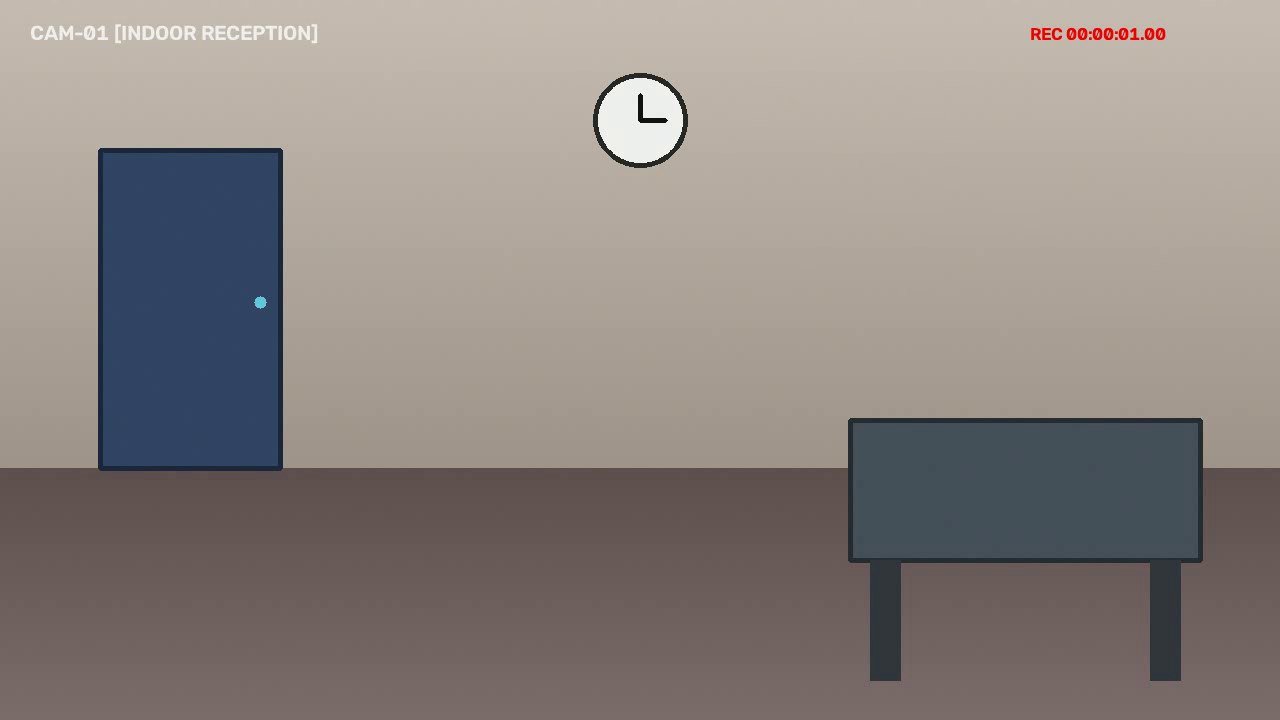
#> input picture frame 30 of sample_input.mp4, 1280 x 720 px
$ python main.py --input sample_input.mp4 --output output_detected.mp4
#> lines starting #> are read from the running program, lines starting #| are printed output that depends on the picture; after the words box and inside, x2 and y2 are one past the last pixel; in counts of white or black regions, pixels touching at a corner belong together
### src/detector.py
"""
src/detector.py
---------------
Core Computer Vision Motion Detector using OpenCV.
Supports:
  1. Accumulative Running Average Background Differencing (robust to subtle lighting shifts)
  2. Gaussian Mixture-based Background/Foreground Subtraction (MOG2)
"""

from dataclasses import dataclass, field
from typing import List, Tuple, Optional
import cv2
import numpy as np


@dataclass
class DetectionResult:
    """Encapsulates the motion detection output for a single video frame."""
    has_motion: bool
    bounding_boxes: List[Tuple[int, int, int, int]] = field(default_factory=list)
    centroids: List[Tuple[int, int]] = field(default_factory=list)
    contour_areas: List[float] = field(default_factory=list)
    total_motion_area: float = 0.0
    gray_frame: Optional[np.ndarray] = None
    delta_frame: Optional[np.ndarray] = None
    threshold_mask: Optional[np.ndarray] = None


class MotionDetector:
    """
    Real-time Motion Detection Engine.

    Attributes:
        min_area (int): Minimum contour area in pixels to be recognized as motion.
        blur_size (Tuple[int, int]): Kernel size for Gaussian blurring (noise suppression).
        threshold_val (int): Pixel intensity threshold for frame differencing.
        accum_weight (float): Learning rate for running average background update (0.0 to 1.0).
        method (str): 'accumulative' or 'mog2'.
    """

    def __init__(
        self,
        min_area: int = 1200,
        blur_size: Tuple[int, int] = (21, 21),
        threshold_val: int = 25,
        accum_weight: float = 0.05,
        method: str = "accumulative",
    ):
#> in run_motion_detection, frame is the input picture: shape (720, 1280, 3); mean B, G, R 129.3, 133.4, 141.3
        self.min_area = min_area
        self.blur_size = blur_size
        self.threshold_val = threshold_val
        self.accum_weight = accum_weight
        self.method = method.lower()

        # Background state
        self._background_model: Optional[np.ndarray] = None

        # MOG2 Subtractor instance if requested
        if self.method == "mog2":
            self._subtractor = cv2.createBackgroundSubtractorMOG2(
                history=500, varThreshold=16, detectShadows=True
            )
        else:
            self._subtractor = None

    # [7 lines left out: function reset, not called in this run]

    def process_frame(self, frame: np.ndarray) -> DetectionResult:
        """
        Process a single BGR video frame and compute motion contours.

        Args:
            frame: Input BGR image from OpenCV VideoCapture.

        Returns:
            DetectionResult containing detected bounding boxes, masks, and motion flag.
        """
        if frame is None:
            return DetectionResult(has_motion=False)

        # 1. Grayscale conversion: simplifies 3-channel BGR to luminance
        gray = cv2.cvtColor(frame, cv2.COLOR_BGR2GRAY)
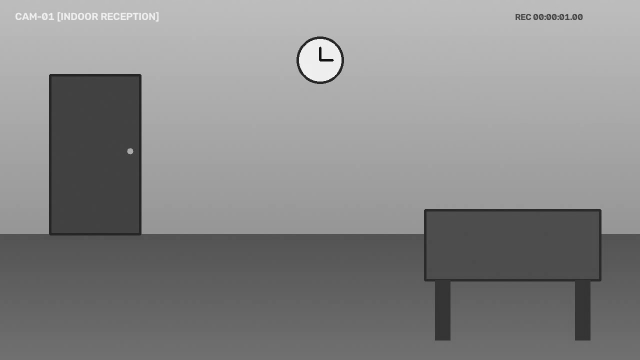
#> gray: shape (720, 1280) (shown at 1/2 size); min 12, max 249, mean 135.5

        # 2. Gaussian Blur: smoothens high-frequency sensor noise and camera jitter
        gray_blur = cv2.GaussianBlur(gray, self.blur_size, 0)

        # 3. Background modeling & differencing
        if self.method == "mog2":
            # MOG2 foreground mask (0: bg, 127: shadow, 255: fg)
            fg_mask = self._subtractor.apply(gray_blur)
            # Remove shadows by thresholding out pixel values below 200
            _, thresh = cv2.threshold(fg_mask, 200, 255, cv2.THRESH_BINARY)
            delta_frame = fg_mask
        else:
            # Accumulative weighted average background modeling
            if self._background_model is None:
                self._background_model = gray_blur.astype("float")
                return DetectionResult(
                    has_motion=False,
                    gray_frame=gray_blur,
                    delta_frame=np.zeros_like(gray_blur),
                    threshold_mask=np.zeros_like(gray_blur),
                )

            # Update running average background model:
            # bg = (1 - alpha) * bg + alpha * current_frame
            cv2.accumulateWeighted(gray_blur, self._background_model, self.accum_weight)

            # Compute absolute difference between background model and current frame
            delta_frame = cv2.absdiff(gray_blur, cv2.convertScaleAbs(self._background_model))

            # Apply binary thresholding: pixels with diff > threshold become 255 (white)
            _, thresh = cv2.threshold(delta_frame, self.threshold_val, 255, cv2.THRESH_BINARY)

        # 4. Morphological Dilation: fills in small holes/gaps inside detected regions
        kernel = cv2.getStructuringElement(cv2.MORPH_RECT, (5, 5))
        thresh_dilated = cv2.dilate(thresh, kernel, iterations=2)

        # 5. Contour Detection: locate boundaries of moving regions
        contours, _ = cv2.findContours(
            thresh_dilated.copy(), cv2.RETR_EXTERNAL, cv2.CHAIN_APPROX_SIMPLE
        )

        bounding_boxes = []
        centroids = []
        contour_areas = []
        total_motion_area = 0.0

        for c in contours:
            area = cv2.contourArea(c)
            # Filter out small contours below threshold (insects, leaf flickers, noise)
            if area < self.min_area:
                continue

            # Compute bounding box
            (x, y, w, h) = cv2.boundingRect(c)
            bounding_boxes.append((x, y, w, h))
            contour_areas.append(area)
            total_motion_area += area

            # Calculate centroid using image moments
            M = cv2.moments(c)
            if M["m00"] != 0:
                cx = int(M["m10"] / M["m00"])
                cy = int(M["m01"] / M["m00"])
            else:
                cx, cy = x + w // 2, y + h // 2
            centroids.append((cx, cy))

        has_motion = len(bounding_boxes) > 0

        return DetectionResult(
            has_motion=has_motion,
            bounding_boxes=bounding_boxes,
            centroids=centroids,
            contour_areas=contour_areas,
            total_motion_area=total_motion_area,
            gray_frame=gray_blur,
            delta_frame=delta_frame,
            threshold_mask=thresh_dilated,
        )

### src/visualizer.py
"""
src/visualizer.py
-----------------
Visual HUD (Heads-Up Display) and Multi-View Dashboard for OpenCV Motion Detection.
Provides bounding box rendering, status overlays, metrics badges, and 2x2 grid views.
"""

from typing import Tuple, Optional
import cv2
import numpy as np
from src.detector import DetectionResult


class FrameVisualizer:
    """
    Renders visual annotations, HUD indicators, and multi-view grids onto video frames.
    """

    def __init__(self, box_color: Tuple[int, int, int] = (0, 0, 255), box_thickness: int = 2):
        self.box_color = box_color  # Red bounding boxes
        self.box_thickness = box_thickness

    def annotate_frame(
        self,
        frame: np.ndarray,
        result: DetectionResult,
        fps: float = 0.0,
        frame_idx: int = 0,
        time_sec: float = 0.0,
    ) -> np.ndarray:
        """
        Draw bounding boxes, centroids, and HUD status header onto the frame.

        Args:
            frame: Raw BGR input frame.
            result: DetectionResult from MotionDetector.
            fps: Current processing frame rate.
            frame_idx: Current frame index.
            time_sec: Video timestamp in seconds.

        Returns:
            Annotated BGR frame copy.
        """
#> called with fps = 4.93, frame_idx = 1, time_sec = 0.0333
        annotated = frame.copy()
        height, width = annotated.shape[:2]

        # 1. Draw bounding boxes & centroids for moving objects
        for idx, (x, y, w, h) in enumerate(result.bounding_boxes, start=1):
            # Dynamic color: Red for active motion boxes
            cv2.rectangle(annotated, (x, y), (x + w, y + h), (0, 0, 255), self.box_thickness)

            # Centroid point
            if idx - 1 < len(result.centroids):
                cx, cy = result.centroids[idx - 1]
                cv2.circle(annotated, (cx, cy), 5, (0, 255, 255), -1)

            # Object label tag with area
            area = result.contour_areas[idx - 1] if idx - 1 < len(result.contour_areas) else 0
            label = f"Target #{idx} ({int(area)}px)"
            (lw, lh), _ = cv2.getTextSize(label, cv2.FONT_HERSHEY_SIMPLEX, 0.45, 1)

            # Tag background
            tag_y1 = max(0, y - lh - 8)
            cv2.rectangle(annotated, (x, tag_y1), (x + lw + 6, y), (0, 0, 180), -1)
            cv2.putText(
                annotated,
                label,
                (x + 3, y - 4),
                cv2.FONT_HERSHEY_SIMPLEX,
                0.45,
                (255, 255, 255),
                1,
                cv2.LINE_AA,
            )

        # 2. Modern Translucent HUD Bar at the Top
        hud_bar_height = 52
        overlay = annotated.copy()
        cv2.rectangle(overlay, (0, 0), (width, hud_bar_height), (20, 20, 20), -1)
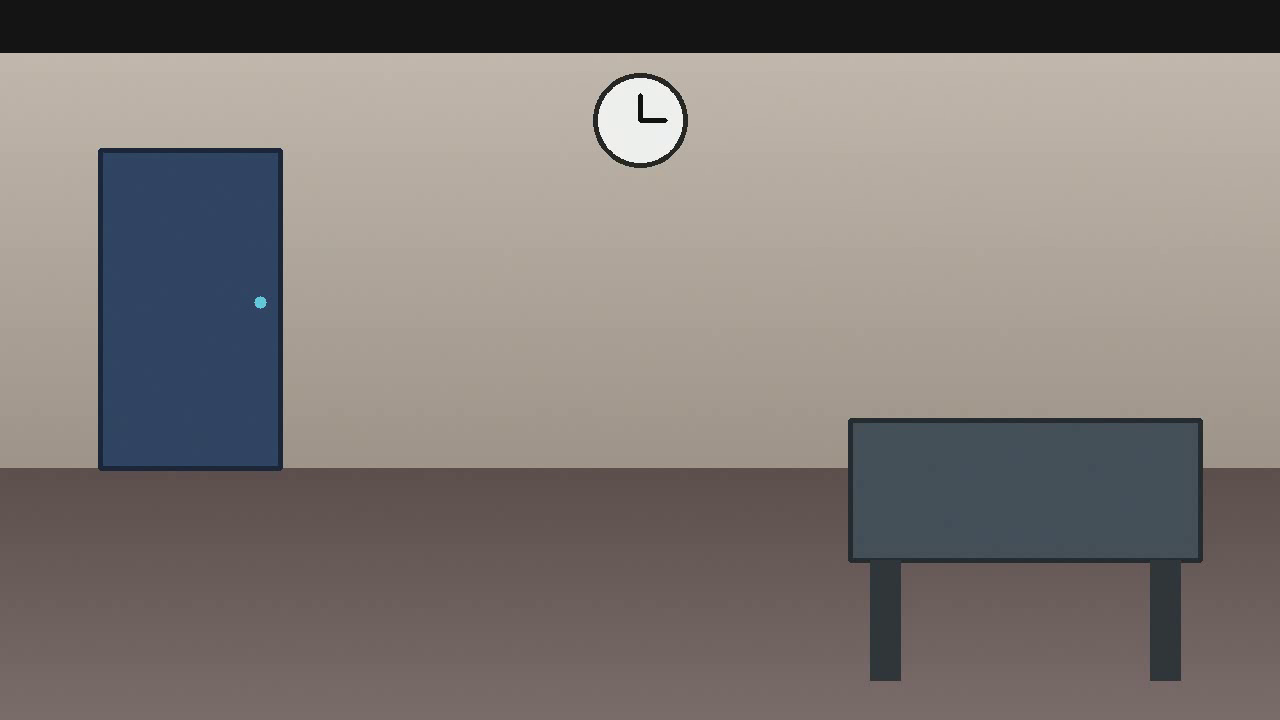
#> overlay: shape (720, 1280, 3); 7.36% of pixels changed, all inside (x1, y1, x2, y2) = (0, 0, 1280, 53)
        cv2.addWeighted(overlay, 0.75, annotated, 0.25, 0, annotated)

        # Bottom border for HUD bar
        cv2.line(annotated, (0, hud_bar_height), (width, hud_bar_height), (70, 70, 70), 1)
#> annotated: shape (720, 1280, 3); mean B, G, R 120.8, 124.4, 131.5
#> (the rest of the program and of its run is left out)
